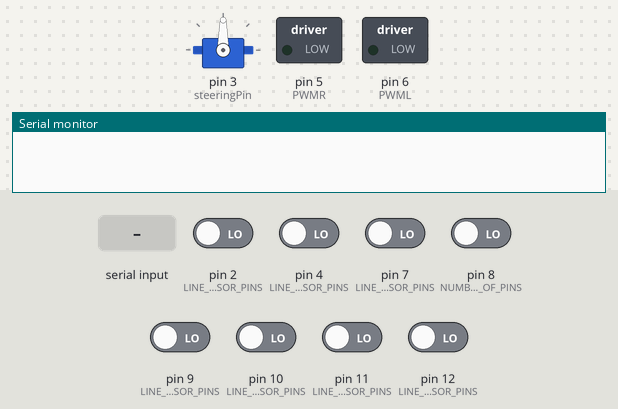
Bench run of a sketch on a simulated Arduino Uno, built with avr-gcc and run on an emulated ATmega328P. Parts: servo, switched loads named in the sketch (green lamp = pin HIGH), the last lines printed to the serial monitor. Inputs (shaded band) come from the test bench; at power-on: pin 2 (LINE_SENSOR_PINS), pin 4 (LINE_SENSOR_PINS), pin 7 (LINE_SENSOR_PINS), pin 8 (NUMBER_OF_PINS), pin 9 (LINE_SENSOR_PINS), pin 10 (LINE_SENSOR_PINS), pin 11 (LINE_SENSOR_PINS), pin 12 (LINE_SENSOR_PINS) LOW.

Above: at 2.2 s.
2.3 s: "90,45\n" received over Serial
At 2.6 s:
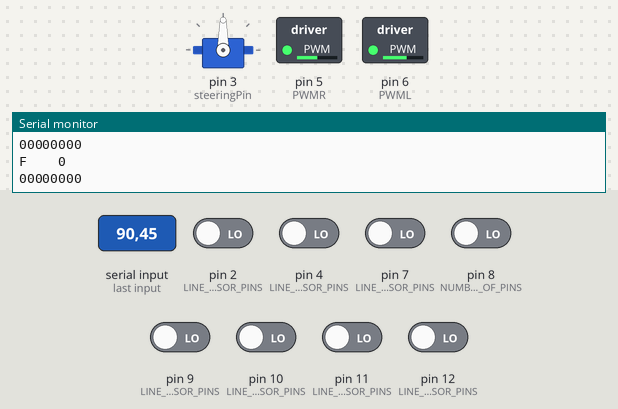
3.8 s: "30,150\n" received over Serial
At 5.0 s:
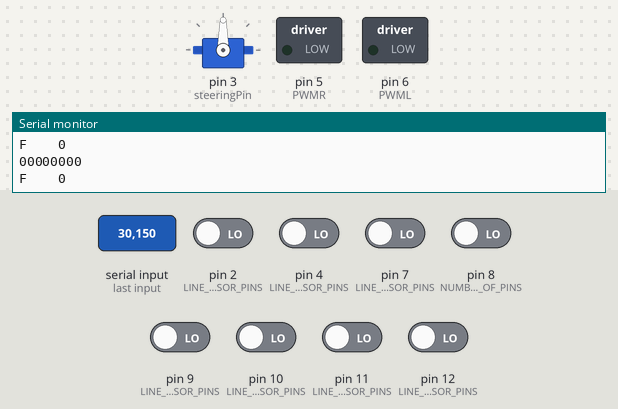
5.3 s: "1\n" received over Serial
At 6.0 s:
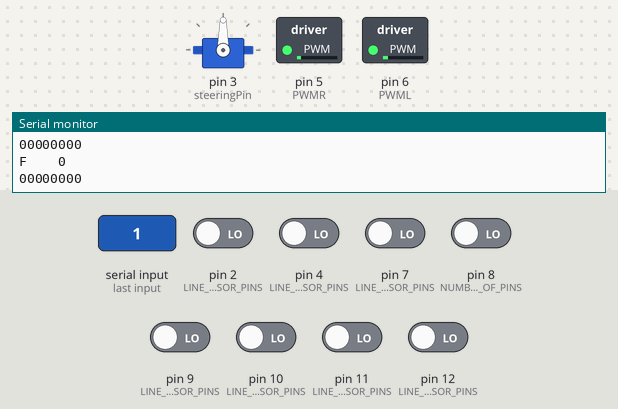
6.8 s: "0\n" received over Serial
At 7.5 s:
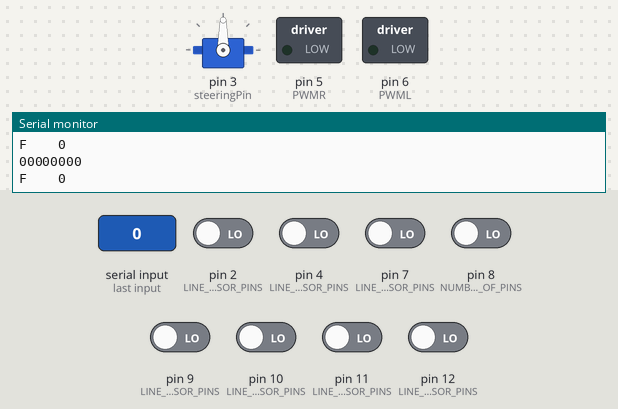
Timing chart, 0 to 9.3 s (numbered marks = the images above; inputs shaded):
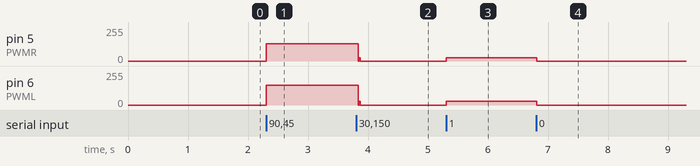

The sketch:

robot_new.ino
```cpp
#include <Servo.h>
#include "LineSensor.h"
#include "steering.h"
#include "constants.h"
using namespace steering;


int const steeringPin = 3;

//the array is the pins L3, L2 ... R2, R3
LineSensor lineSensor( new int [8] {12, 11, 10, 9, 8, 7, 4, 2}, NUMBER_OF_PINS );

Servo steeringMotor;
int input = 0;
int serial_temp;
int angle = 90;

void setup() {

    steeringMotor.attach(steeringPin);

    Serial.begin(9600);

    pinMode(PWMR, OUTPUT);
    pinMode(PWML, OUTPUT);
    //pinMode(13, OUTPUT);
    delay(1000);

}

void loop() {
    if(Serial.available() > 0) {
        serial_temp = Serial.read()-'0';
        if(serial_temp >= 0 && serial_temp <= 9){
            input = (serial_temp) * 30;
        }
    }
    if (input != 0) {
        steer(lineSensor, steeringMotor, input);

        drive(steeringMotor.read() - STEERING_CENTER, input);
    } else {

        drive(steeringMotor.read() - STEERING_CENTER, 0);
    }
}
```

LineSensor.cpp
```cpp
#include "LineSensor.h"
#include <Arduino.h>

LineSensor::LineSensor(const int* pinNums, int numOfPins) {
	sensors = numOfPins;

	current = new int [sensors];
	lastSeen = new int [sensors];

	for (int i = 0; i < numOfPins; ++i) {
		current[i] = lastSeen[i] = 0;
	}

	pins = new int [sensors];

	for (int i = 0; i < numOfPins; ++i) {
		pins[i] = pinNums[i];
		pinMode(pins[i], INPUT);
	}
}

void LineSensor::getCurrent(int* arr) {
   for (int i = 0; i < sensors; ++i) {
    arr[i] = current[i];
  }
}

void LineSensor::update () {
    /*int* temp;

    temp = getSensorData();
    for (int i = 0; i < sensors; ++i) {
        current[i] = temp[i];
    }

    delete[] temp;*/

    for (int i = 0; i < sensors; ++i) {
        current[i] = digitalRead( pins[i] );
    }

}

int LineSensor::getNumSeen() {
    int counter = 0;

    for (int i = 0; i < sensors; ++i) {
        if (current[i]) {
            ++counter;
        }
    }

    return counter;
}


int* LineSensor::getSensorData() {

	int* temp = new int [8];

	//get sensor data from all 8 pins
	for (int i = 0; i < sensors; ++i) {
		temp[i] = digitalRead( pins[i] );
	}

	return temp;
}
```

LineSensor.h
```cpp
#ifndef LINESENSOR_H
#define LINESENSOR_H

class LineSensor {

    private:

    	//how many sensors are on the line sensor board
    	int sensors;

    	//current data from line sensor
        int* current;

        //sdata from when line was last seen
        int* lastSeen;

        //list of the pins where the sensor is; [0] is L3 and [7] is R3
    	int* pins;


    	//helper function return raw sensor data
    	int* getSensorData();

        //default constructor
        //DO NOT USE
     	LineSensor();

    public:
     	bool hasOneTrue();

    	//constructors
    	//NOTE: make sure you pass in an array of pin numbers!
    	//			this will not work properly otherwise.
    	LineSensor(const int* pinNums, int numOfPins = 8);


    	//will overwrite array with current line data
    	void getCurrent(int* array);


        //returns how many sensors see the line
        int getNumSeen();

    	//updates current and lastSeen
    	void update();

        //returns number of pins
        int howManyPins() {return sensors;}
};

#endif
```

constants.h
```cpp
#ifndef CONSTANTS_H
#define CONSTANTS_H

const int test = 100;


//*** line sensor mesurements ***//

const int SENSOR_ANGLES[15] = {-50, -50, -40, -20, -10, -3.51, -1.72, 0, 1.72, 3.51, 10, 20, 40, 50, 50};
//const int SENSOR_ANGLES[15] = {-12.33, -10.65, -8.9, -7.11, -5.26, -3.51, -1.72, 0, 1.72, 3.51, 5.26, 7.11, 8.9, 10.65, 12.33};
//const int SENSOR_ANGLES[15] = {-6, -5, -4, -4, -3, -2, -1, 0, 1, 2, 3, 4, 4, 5, 6};
const int NOSE_LENGTH = 200;
const int REDUCE = 5;

const int STEERING_LOWER_BOUND = 30;
const int STEERING_CENTER = 82;
const int STEERING_UPPER_BOUND = 135;

const int NUMBER_OF_PINS = 8;
const int LINE_SENSOR_PINS[NUMBER_OF_PINS] = {12, 11, 10, 9, 8, 7, 4, 2};

const int PWMR = 5;
const int PWML = 6;

static int TOP_SPEED = 40;

// 0 turn left
// 1 straight
// 2 turn right
const int PATH_LENGTH  = 10;
const int PATH_TURNS[PATH_LENGTH] = {0, 1, 1, 0, 1, 0, 1, 1, 0, 1};
const int PATH_ANGLE[3] = {-30, 0, 30};

enum State { LINE_FOLLOW, LEFT_TURN1, LEFT_TURN2, RIGHT_TURN1, RIGHT_TURN2, IGNORE_TURN };

#endif
```

steering.cpp
```cpp
#include "constants.h"
#include "steering.h"
#include "LineSensor.h"
#include <Arduino.h>
#include <Servo.h>

void steering::steer(LineSensor lineSensor, Servo motor, int speed) {

    int angle = getAngle(lineSensor) / REDUCE;
    moveServo(angle, motor);
    return;
}


int steering::getAngle(LineSensor lineSensor) {

    static int pathCounter = 0;
    static int lastCase = 1;
    static int lastIndex = 1;
    static long lastTime = 0;
    static long lastLF = 0;
    static State currentState = LINE_FOLLOW;
    static State lastState = LINE_FOLLOW;
    static int lastAngle = 0;
    int size = lineSensor.howManyPins();

    int* data = new int [size];
    lineSensor.update();
    lineSensor.getCurrent(data);

    int index = -1;

    int amountSeen = 0;
    for (int i = 0; i < size; ++i) {
      Serial.print(data[i]);
        if (data[i]) {
            ++amountSeen;
            if (index == -1) {
                index = i;
            }
        }
    }
    Serial.println(' ');
    int angle;


    switch (currentState) {
        case LINE_FOLLOW:
            if (amountSeen > 2 && millis() - lastLF > 500) {
                switch (PATH_TURNS[pathCounter]) {
                    case 0:
                        lastState = currentState;
                        currentState = LEFT_TURN1;
                    break;
                    case 1:
                        lastState = currentState;
                        currentState = IGNORE_TURN;
                    break;
                    case 2:
                        lastState = currentState;
                        currentState = RIGHT_TURN1;
                    break;
                }
                pathCounter =  (pathCounter + 1) % PATH_LENGTH;
            }
            break;

        case LEFT_TURN1:
            if (data[1] == 0) {
                lastState = currentState;
                currentState = LEFT_TURN2;
            }
            break;

        case LEFT_TURN2:
            if (data[1] == 1) {
                lastState = currentState;
                currentState = LINE_FOLLOW;
                lastLF = millis();
            }
            break;

        case RIGHT_TURN1:
            if (data[6] == 0) {
                lastState = currentState;
                currentState = RIGHT_TURN2;
            }
            break;

        case RIGHT_TURN2:
            if (data[6] == 1) {
                lastState = currentState;
                currentState = LINE_FOLLOW;
                lastLF = millis();
            }
            break;

        case IGNORE_TURN:
            if (amountSeen < 3) {
                lastState = currentState;
                currentState = LINE_FOLLOW;
                lastLF = millis();
            }
            break;
    }


    switch (currentState) {
        case LINE_FOLLOW:
            if (index == -1) {
                angle = lastAngle;
            }else if ( millis() - lastTime > 50) {
                angle = index * 2;

                if (amountSeen == 2) {
                    ++angle;
                } else if (amountSeen == 0) {
                    angle = lastAngle;
                }
                angle = SENSOR_ANGLES[angle];
                lastTime = millis();
                lastAngle = angle;
            }
            //digitalWrite(13, LOW);
            Serial.print("F    ");
            Serial.println(pathCounter);
            break;
        case LEFT_TURN1:
        case LEFT_TURN2:
            angle = -180 * REDUCE;
            //digitalWrite(13, HIGH);
            Serial.print("L    ");
            Serial.println(pathCounter);
            break;
        case RIGHT_TURN1:
        case RIGHT_TURN2:
            angle = 180 * REDUCE;
            Serial.print("R    ");
            Serial.println(pathCounter);
            break;
        case IGNORE_TURN:
            angle = 0;
            Serial.print("I    ");
            Serial.println(pathCounter);
            break;
    }


    delete [] data;
    data = NULL;
    return angle;
}


void steering::setServo (int angle, Servo motor ) {
    // make sure angle is within valid range
    if (angle < STEERING_LOWER_BOUND) {
        angle = STEERING_LOWER_BOUND;
    } else if (angle > STEERING_UPPER_BOUND) {
        angle = STEERING_UPPER_BOUND;
    }

    motor.write(angle);

    return;
}


void steering::moveServo (int delta, Servo motor ) {
    setServo(delta + motor.read(), motor);

    return;
}

void steering::drive(int angle, int speed) {
    int left;
    int right;
    if (angle > 0) {
        right = speed / ratio(angle);
        left  = speed;
    } else {
        right = speed;
        left  = speed / ratio(-angle);
    }

    analogWrite(PWMR, right);
    analogWrite(PWML, left);

    return;
}

double steering::ratio(int angle) {
    return angle / 50.0 + 1.0;
}
```

steering.h
```cpp
#ifndef STEERING_H
#define STEERING_H
#include "LineSensor.h"
#include <Arduino.h>
#include <Servo.h>

namespace steering {

	static int statesCounter = 0;
	static int lastStates[10] = {0, 0, 0, 0, 0, 0, 0, 0, 0, 0};


	// description: steers the nose
	// lineSensor: line following sensor
	// motor:      steering servo object
	// speed:      max speed the robot should go
	void steer(LineSensor lineSensor, Servo motor, int speed);


	// description: drives the motors
	// speed: max speed of the motors
	// angle: angle of nose
	//	 0: straight
	//	>0: turning left
	//	<0: turning right
	void drive(int angle, int speed);


	// description: gets angle to turn based on line data
	// lineSensor: line sensor on nose
	// return: angle to turn nose
	int getAngle(LineSensor lineSensor);


	// description: moves the motor by delta degrees
	// delta: angles to move servo by
	// motor: servo motor object to move
	void moveServo (int delta, Servo motor);


	// description: converts distance along circumference to degrees to turn
	// distance: distance to move along the circumference
	// radius:   radius of the circle
	// return:   angle to turn in degrees
	int toDegrees (int distance, int radius);


	// description: returns the ratio between the speeds at which
	//		the two motors should be driven
	// angle: angle of nose
	//	 0: straight
	//	>0: turning left
	//	<0: turning right
	// return: ratio between two motor speeds (left/right)
	double ratio(int angle);


	// NOTE: most of the time, moveServo should be called instead
	//
	// sets the servo to a certain angle in degrees
	//		limits range to UPPER and LOWER bounds
	void setServo (int angle, Servo motor);

}

#endif
```

Measured:
- after the input at 2.3 s, pin 5 (PWMR): 0/255 → 129/255 at once; pin 6 (PWML): 0/255 → 150/255 at once
- after the input at 3.8 s, pin 5 (PWMR): 129/255 → 0/255 at once; pin 6 (PWML): 150/255 → 0/255 at once
- after the input at 5.3 s, pin 5 (PWMR): 0/255 → 25/255 at once; pin 6 (PWML): 0/255 → 30/255 at once
- after the input at 6.8 s, pin 5 (PWMR): 25/255 → 0/255 at once; pin 6 (PWML): 30/255 → 0/255 at once
